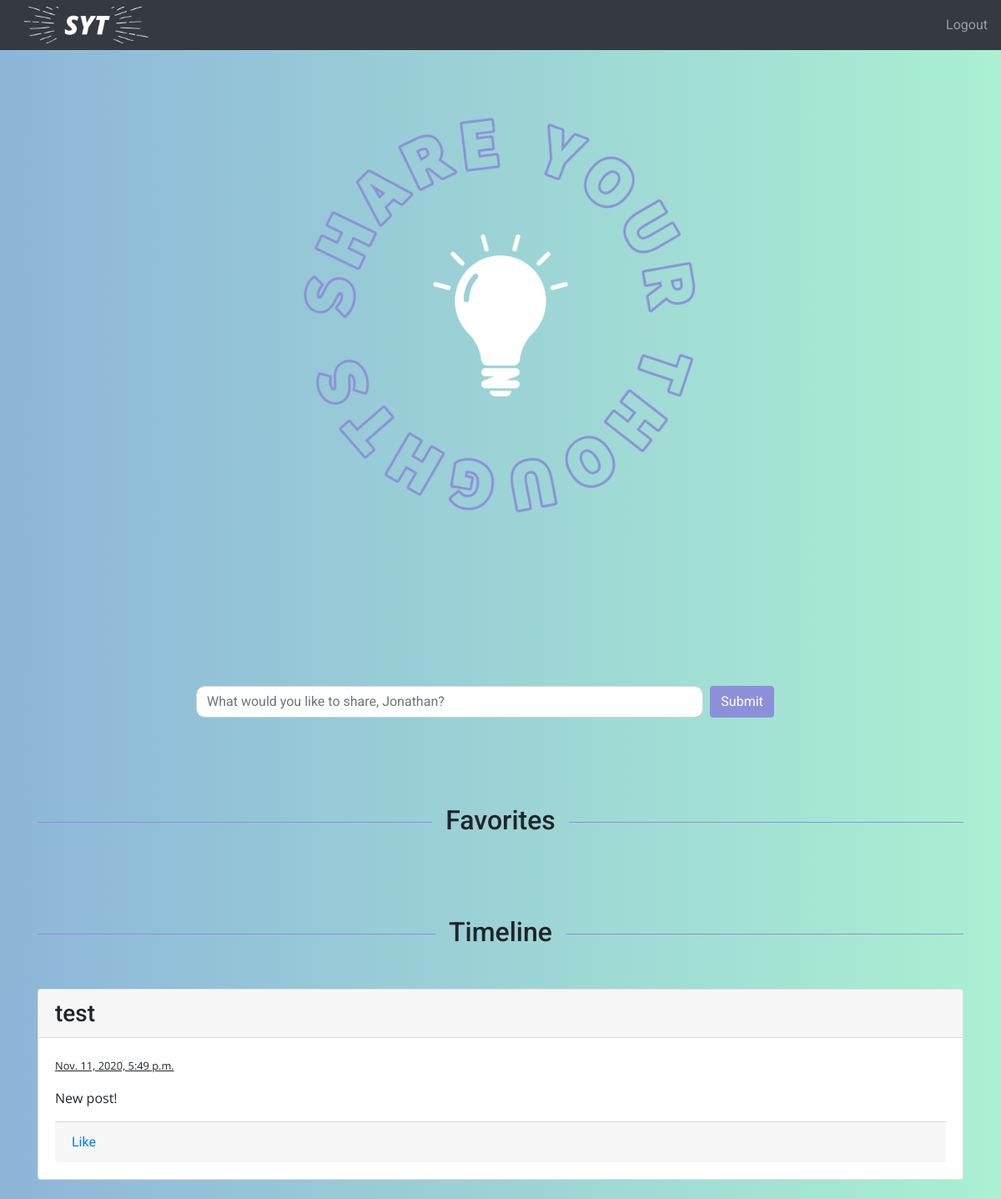
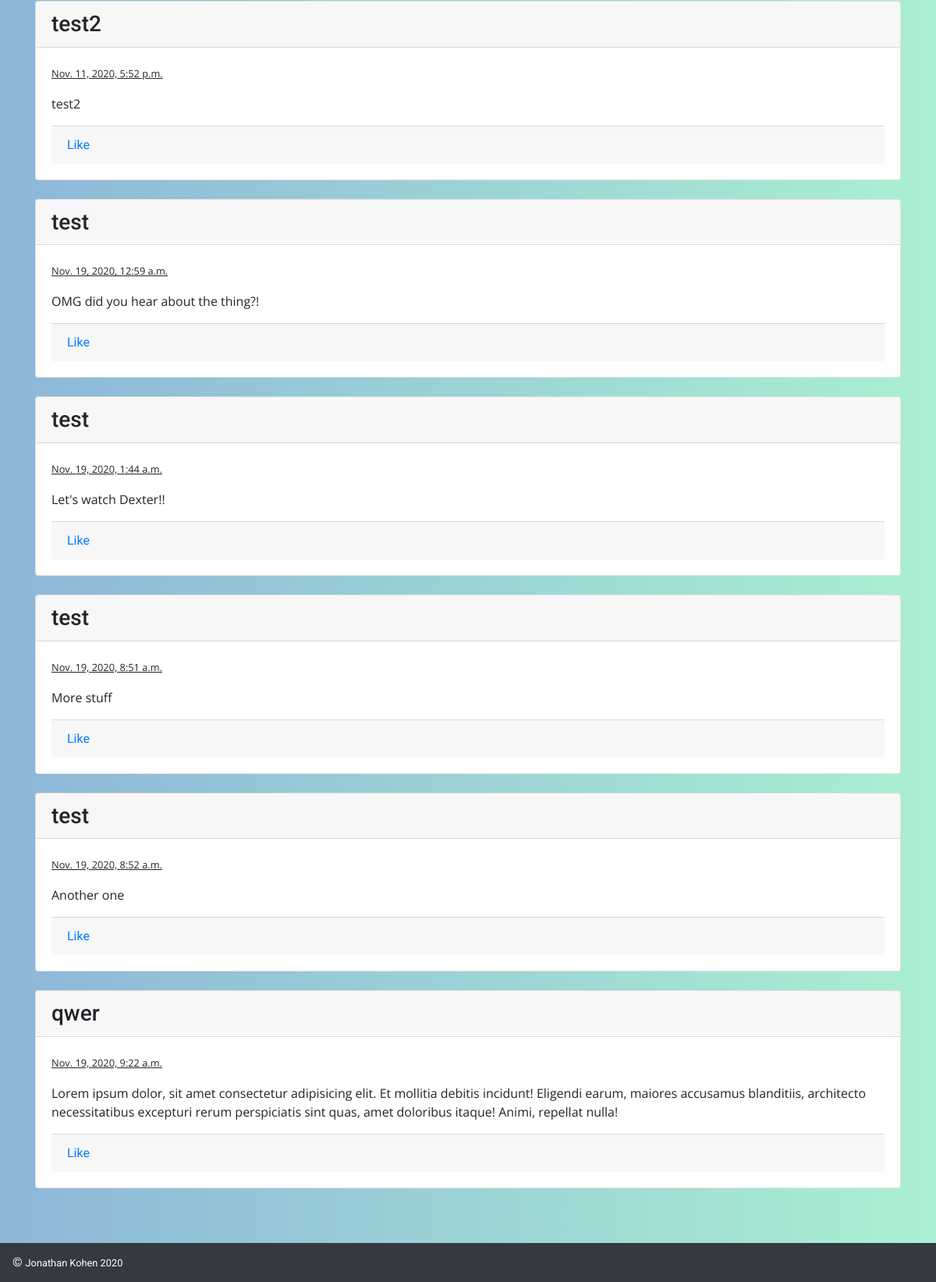
Screenshot of /home (signed in) with the database file from the repository (2 pictures, top to bottom).
### social_network/models.py (models this page shows)
class User(models.Model):
    first_name = models.CharField(max_length=255)
    last_name = models.CharField(max_length=255)
    email = models.CharField(max_length=255)
    password = models.CharField(max_length=255)
    created_at = models.DateTimeField(auto_now_add = True)
    updated_at = models.DateTimeField(auto_now = True)
    objects = UserManager()

class Post(models.Model):
    content = models.TextField()
    uploader = models.ForeignKey(User, related_name = "posts_uploaded", on_delete = models.CASCADE)
    likes = models.ManyToManyField(User, related_name = "posts_liked")
    created_at = models.DateTimeField(auto_now_add = True)
    updated_at = models.DateTimeField(auto_now = True)
    objects = PostManager()

### social_network/views.py (the view)
# urls.py: 2. Add a URL to urlpatterns:  path('', views.home, name='home')
def home(req):
    if 'logged_id' not in req.session:
        messages.error(req, "Login required.")
        return redirect('/')
    all_posts = Post.objects.all()
    liked_posts = Post.objects.filter(likes= User.objects.get(id = req.session['logged_id']))
    logged_user = User.objects.get(id = req.session['logged_id'])
    for post in all_posts:
        for like in liked_posts:
            if logged_user.id == like.id:
                print(logged_user.id, like.id)
    context = {
        'logged_user': User.objects.get(id = req.session['logged_id']),
        "all_posts": Post.objects.all(),
        "liked_posts": Post.objects.filter(likes= User.objects.get(id = req.session['logged_id'])),
        "other_posts": Post.objects.exclude(likes= User.objects.get(id = req.session['logged_id'])),
    }
    return render(req, 'home.html', context)

### social_network/templates/home.html (shortened to what this page needs)
<!DOCTYPE html>
<html lang="en">
    <head>
        <link
            rel="stylesheet"
            href="https://stackpath.bootstrapcdn.com/bootstrap/4.5.2/css/bootstrap.min.css"
        />
        {% load static %}
        <link
            rel="stylesheet"
            type="text/css"
            href="{% static 'css/styles.css' %}"
        />
        {% load static %}
    </head>
    <body>
        <header>
            <nav class="navbar navbar-expand-lg navbar-dark bg-dark">
                {% load static %}
                <img
                    src="{% static 'images/navbar_logo.png' %}"
                    alt="Logo"
                    class="navbar_logo"
                />
                <div
                    class="collapse navbar-collapse"
                    id="navbarSupportedContent"
                >
                    <a id="logout" href="/logout">Logout</a>
                </div>
            </nav>
        </header>
        <div class="container">
            <div class="row mt-5 mb-4">
                <div class="col col-lg-6 mx-auto">
                    {% load static %}
                    <img
                        src="{% static 'images/wacky.png' %}"
                        alt="Logo"
                        id="home_logo"
                    />
                </div>
            </div>
            <div class="row mb-5">
                <div class="col col-lg-8 mx-auto">
                    <form
                        class="form-inline"
                        action="/create_post"
                        method="post"
                    >
                        <input
                            type="text"
                            name="post_content"
                            class="form-control col-lg-10 mb-2 mr-sm-2"
                            id="inlineFormInputThoughts2"
                            placeholder="What would you like to share, {{logged_user.first_name}}?"
                        />
                        <button type="submit" class="btn btn-primary mb-2">
                            Submit
                        </button>
                    </form>
                </div>
            </div>
            <div class="row">
                <div class="col">
                    <h2 class="my-5">Favorites</h2>
                </div>
            </div>
            <div class="row mb-5">
                <div class="col mb-5">
                    <h2 class="my-5">Timeline</h2>
                    {% for post_object in other_posts %}
                    <div class="card mb-4">
                        <h3 class="card-header">
                            {{post_object.uploader.first_name}}
                        </h3>
                        <div class="card-body">
                            <p class="text-muted">
                                <small
                                    ><a href="/posts/{{post_object.id}}"
                                        >{{post_object.created_at}}</a
                                    ></small
                                >
                            </p>
                            <p class="card-text">{{post_object.content}}</p>
                            <div class="card-footer">
                                <a href="/like/{{post_object.id}}">Like</a>
                            </div>
                        </div>
                    </div>
                    {% endfor %}
                </div>
            </div>
        </div>
        <footer>
            <nav class="navbar fixed-bottom navbar-dark bg-dark">
                <a class="navbar-brand" href="https://github.com/jonathankohen"
                    >&copy; <small>Jonathan Kohen 2020</small></a
                >
            </nav>
        </footer>
    </body>
</html>

### social_network/static/css/styles.css (style rules this page uses)
:root { --blue: #8db6d9; --mint: #aaf0d2; --purple: #8d90d9; --dark-purple: #7575d0; --text-shadow: 0px 2px 1px rgba(0, 0, 0, 0.4), 0px 2px 3px rgba(0, 0, 0, 0.1), 0px 6px 8px rgba(0, 0, 0, 0.1); }
body { font-family: 'Roboto', sans-serif; background: linear-gradient(to right, var(--blue), var(--mint)); }
.navbar-brand { font-size: medium; }
.navbar_logo { width: 175px; }
#logout { color: rgba(255, 255, 255, 0.5); display: block; padding: 0.5rem 0rem; }
#home_logo { max-width: 100%; height: auto; }
h2 { overflow: hidden; text-align: center; }
h2:before, h2:after { background-color: var(--purple); content: ''; display: inline-block; height: 1px; position: relative; vertical-align: middle; width: 50%; }
h2:before { right: 0.5em; margin-left: -50%; }
h2:after { left: 0.5em; margin-right: -50%; }
p { font-family: 'Open Sans', sans-serif; }
.form-control { border-radius: 10px; }
.btn-primary { background-color: var(--purple); border-color: var(--purple); }
small a { color: #212529; text-decoration: underline; }
@media (min-width: 768px) { form { margin-top: 150px; } }

### rows the page displays
User: post_content "What would you like to share, Jonathan?"
Post: uploader.first_name "test", created_at "Nov. 11, 2020, 5:49 p.m.", content "New post!"
Post: uploader.first_name "test2", created_at "Nov. 11, 2020, 5:52 p.m.", content "test2"
Post: uploader.first_name "test", created_at "Nov. 19, 2020, 12:59 a.m.", content "OMG did you hear about the thing?!"
Post: uploader.first_name "test", created_at "Nov. 19, 2020, 1:44 a.m.", content "Let's watch Dexter!!"
Post: uploader.first_name "test", created_at "Nov. 19, 2020, 8:51 a.m.", content "More stuff"
Post: uploader.first_name "test", created_at "Nov. 19, 2020, 8:52 a.m.", content "Another one"
Post: uploader.first_name "qwer", created_at "Nov. 19, 2020, 9:22 a.m.", content "Lorem ipsum dolor, sit amet consectetur adipisicing elit. Et mollitia debitis incidunt! Eligendi earum, maiores accusamus blanditiis, architecto necessitatibus excepturi rerum perspiciatis sint quas, amet doloribus itaque! Animi, repellat nulla!"
